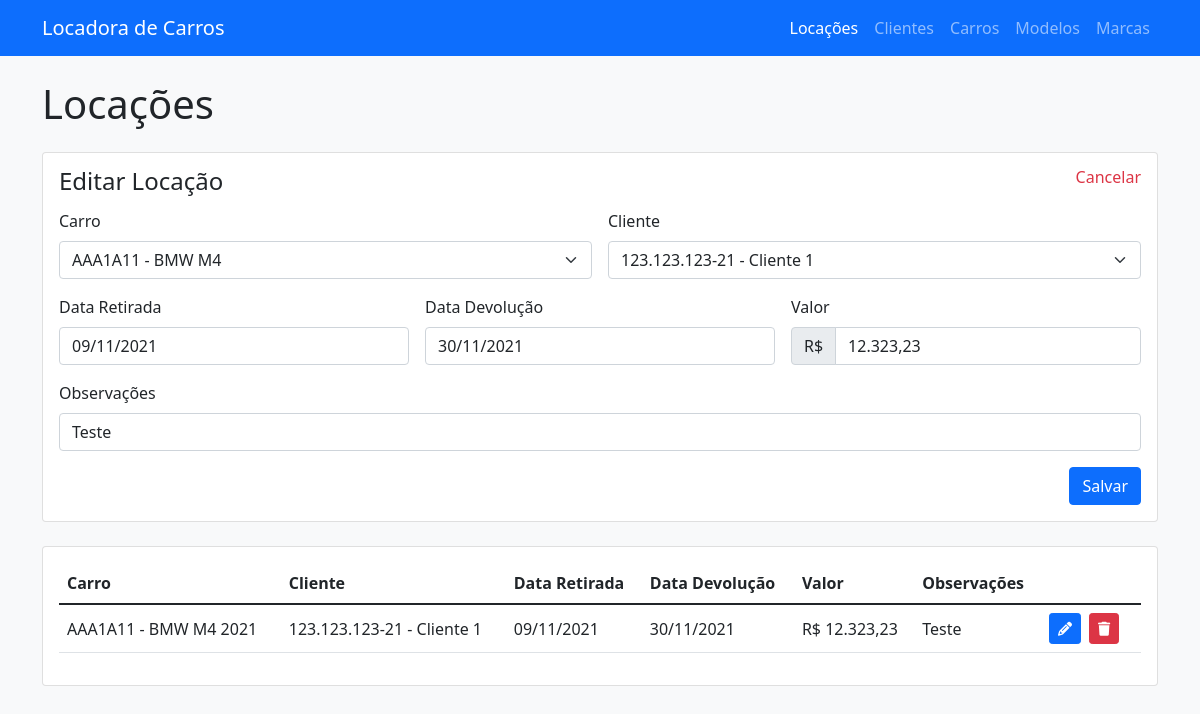
Page /locacoes/3/ on the committed database.
### Apps/Locacoes/models.py (models this page shows, shortened)
class Locacao(models.Model):
    carro = models.ForeignKey(carro_models.Carro, on_delete=models.CASCADE)
    cliente = models.ForeignKey(cliente_models.Cliente, on_delete=models.CASCADE)
    data_retirada = models.DateField()
    data_devolucao = models.DateField()
    valor = models.CharField(max_length=50)
    observacoes = models.CharField(max_length=200)

### Apps/Carros/models.py (models this page shows)
class Carro(models.Model):
    placa = models.CharField(max_length=7)
    modelo = models.ForeignKey(modelo_models.Modelo, on_delete=models.CASCADE)
    ano = models.CharField(max_length=20)
    cor = models.CharField(max_length=20)
    descricao = models.CharField(max_length=200)
    observacoes = models.CharField(max_length=200)
    def __str__(self):
        texto = '{0} - {1} {2}'
        return texto.format(self.placa, self.modelo, self.ano)

### Apps/Modelos/models.py (models this page shows)
class Modelo(models.Model):
    nome = models.CharField(max_length=50)
    marca = models.ForeignKey(marca_models.Marca, on_delete=models.CASCADE)
    descricao = models.CharField(max_length=200)
    def __str__(self):
        texto = '{0} {1}'
        return texto.format(self.marca.nome, self.nome)

### Apps/Marcas/models.py (models this page shows, shortened)
class Marca(models.Model):
    nome = models.CharField(max_length=50)
    descricao = models.CharField(max_length=200)

### Apps/Clientes/models.py (models this page shows)
class Cliente(models.Model):
    nome = models.CharField(max_length=100)
    cpf = models.CharField(max_length=14)
    email = models.CharField(max_length=100)
    telefone = models.CharField(max_length=15)
    def __str__(self):
        texto = '{0} - {1}'
        return texto.format(self.cpf, self.nome)

### Apps/Locacoes/views.py (the view)
# urls.py: path('<int:id>/', views.editarLocacao, name='locacoes'),
def editarLocacao(request, id):
    locacao = Locacao.objects.get(id=id)
    listaDeLocacoes = Locacao.objects.all()
    listaDeCarros = carro_models.Carro.objects.all()
    listaDeClientes = cliente_models.Cliente.objects.all()
    return render(request, 'locacoes/index.html', {
        'locacao': locacao,
        'locacoes': listaDeLocacoes,
        'carros': listaDeCarros,
        'clientes': listaDeClientes,
    })

### templates/locacoes/index.html (shortened to what this page needs)
{% extends '../base.html' %}
{% block content %}
    <h1>Locações</h1>
    <div class="card my-4">
        <div class="card-body">
            <h2 class="d-flex justify-content-between mb-3 fs-4 lh-1">
                {% if locacao %}
                    <span>Editar Locação</span> <a href="/locacoes" class="fs-6 text-danger text-decoration-none">Cancelar</a>
                {% else %}
                    Nova Locação
                {% endif %}
            </h2>
            <form action="{% if locacao %}/locacoes/atualizar/{{ locacao.id }}{% else %}/locacoes/cadastrar/{% endif %}" method="POST">
                <div class="row g-3">
                    <div class="col-sm-6">
                        <label for="carro" class="form-label">Carro</label>
                        <select class="form-select" name="carro" id="carro" value="{{ locacao.carro }}" required>
                            {% for carro in carros %}
                                <option value="{{ carro.id }}" {% if carro.id == locacao.carro.id %}selected{% endif %}>{{ carro.placa }} - {{ carro.modelo }}</option>
                            {% endfor %}
                        </select>
                    </div>
                    <div class="col-sm-6">
                        <label for="cliente" class="form-label">Cliente</label>
                        <select class="form-select" name="cliente" id="cliente" value="{{ locacao.cliente }}" required>
                            {% for cliente in clientes %}
                                <option value="{{ cliente.id }}" {% if cliente.id == locacao.cliente.id %}selected{% endif %}>{{ cliente.cpf }} - {{ cliente.nome }}</option>
                            {% endfor %}
                        </select>
                    </div>
                    <div class="col-sm-6 col-lg-4">
                        <label for="data_retirada" class="form-label">Data Retirada</label>
                        <input type="text" class="form-control" name="data_retirada" id="data_retirada" value="{{ locacao.data_retirada|date:'d/m/Y' }}" data-datepicker required>
                    </div>
                    <div class="col-sm-6 col-lg-4">
                        <label for="data_devolucao" class="form-label">Data Devolução</label>
                        <input type="text" class="form-control" name="data_devolucao" id="data_devolucao" value="{{ locacao.data_devolucao|date:'d/m/Y' }}" data-datepicker required>
                    </div>
                    <div class="col-sm-6 col-lg-4">
                        <label for="valor" class="form-label">Valor</label>
                        <div class="input-group">
                            <span class="input-group-text">R$</span>
                            <input type="text" maxlength="50" class="form-control" name="valor" id="valor" value="{{ locacao.valor }}" data-valor required>
                        </div>
                    </div>
                    <div class="col col-12">
                        <label for="observacoes" class="form-label">Observações</label>
                        <input type="text" maxlength="200" class="form-control" name="observacoes" id="observacoes" value="{{ locacao.observacoes }}">
                    </div>
                </div>
                <div class="row mt-3">
                    <div class="col d-flex justify-content-sm-end">
                        <button type="submit" class="btn btn-primary flex-grow-1 flex-sm-grow-0">
                            {% if locacao %}
                                Salvar
                            {% else %}
                                Cadastrar
                            {% endif %}
                        </button>
                    </div>
                </div>
            </form>
        </div>
    </div>
    <div class="card">
        <div class="card-body">
            <table class="table table-hover">
                <thead>
                    <tr>
                        <th scope="col">Carro</th>
                        <th scope="col">Cliente</th>
                        <th scope="col">Data Retirada</th>
                        <th scope="col">Data Devolução</th>
                        <th scope="col">Valor</th>
                        <th scope="col">Observações</th>
                        <th scope="col"></th>
                    </tr>
                </thead>
                <tbody>
                    {% for locacao in locacoes %}
                    <tr valign="middle">
                        <td>{{ locacao.carro }}</td>
                        <td>{{ locacao.cliente }}</td>
                        <td>{{ locacao.data_retirada|date:'d/m/Y' }}</td>
                        <td>{{ locacao.data_devolucao|date:'d/m/Y' }}</td>
                        <td>R$ {{ locacao.valor }}</td>
                        <td>{{ locacao.observacoes }}</td>
                        <td width="100px">
                            <div class="d-flex gap-2">
                                <a href="/locacoes/{{ locacao.id }}" class="btn btn-sm btn-primary" title="Editar">
                                    <i class="fas fa-pencil-alt"></i>
                                </a>
                                <button data-bs-toggle="modal" data-bs-target="#aviso-deletar" data-href="/locacoes/deletar/{{ locacao.id }}"
                                    class="btn btn-sm btn-danger" title="Remover">
                                    <i class="fas fa-trash"></i>
                                </button>
                            </div>
                        </td>
                    </tr>
                    {% endfor %}
                </tbody>
            </table>
        </div>
    </div>
{% endblock %}

### rows in the picture
Locacao: carro "AAA1A11 - BMW M4", cliente "123.123.123-21 - Cliente 1", data_retirada "09/11/2021", data_devolucao "30/11/2021", valor "12.323,23", observacoes "Teste", carro "AAA1A11 - BMW M4 2021"
